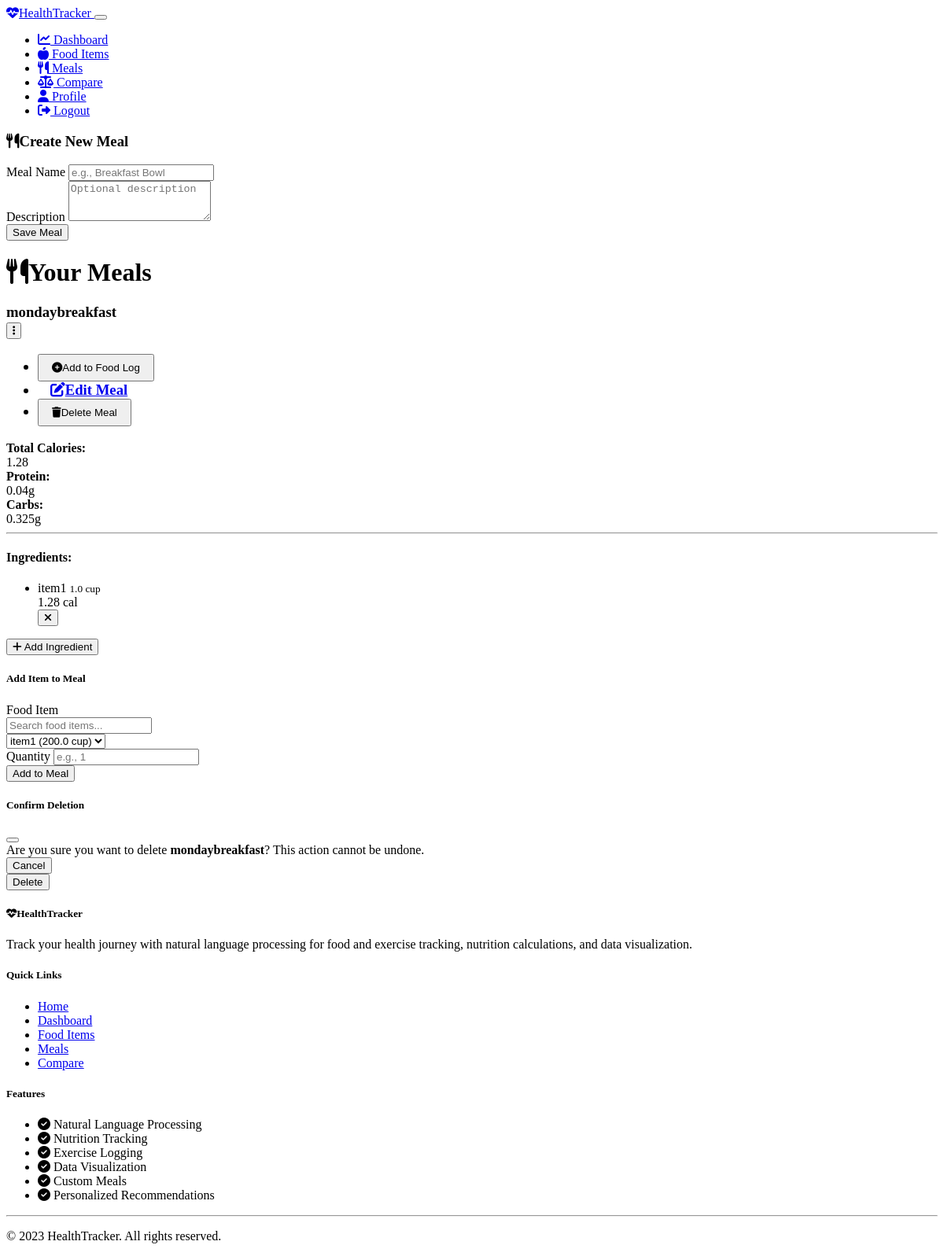
The page /meals (signed in) on the database its author committed.
### models.py (models this page shows, shortened)
class Meal(db.Model):
    id = db.Column(db.Integer, primary_key=True)
    user_id = db.Column(db.Integer, db.ForeignKey('user.id'), nullable=False)
    name = db.Column(db.String(100), nullable=False)
    description = db.Column(db.String(500))
    created_at = db.Column(db.DateTime,default=lambda: datetime.now(pytz.timezone('Asia/Kolkata')).date())
    meal_items = db.relationship('MealItem', backref='meal', lazy=True, cascade="all, delete-orphan")
    @property
    def total_calories(self):
        return sum(item.calories_total for item in self.meal_items)
    @property
    def total_protein(self):
        return sum(item.protein_total for item in self.meal_items)
    @property
    def total_carbs(self):
        return sum(item.carbs_total for item in self.meal_items)

class CustomItem(db.Model):
    id = db.Column(db.Integer, primary_key=True, autoincrement=True)
    user_id = db.Column(db.Integer, db.ForeignKey('user.id'), nullable=False)
    name = db.Column(db.String(200), nullable=False)
    description = db.Column(db.String(500), nullable=True)
    unit = db.Column(db.String(50), nullable=False)
    quantity = db.Column(db.Float, nullable=False)
    calories = db.Column(db.Float, nullable=False)
    protein = db.Column(db.Float, nullable=False)
    carbohydrates = db.Column(db.Float, nullable=False)
    fiber = db.Column(db.Float, nullable=False)
    sugar = db.Column(db.Float, nullable=False)
    sodium = db.Column(db.Float, nullable=False)
    created_at = db.Column(db.DateTime,default=lambda: datetime.now(pytz.timezone('Asia/Kolkata')).date())
    meal_items = db.relationship('MealItem', backref='custom_item', lazy=True)

class MealItem(db.Model):
    id = db.Column(db.Integer, primary_key=True)
    meal_id = db.Column(db.Integer, db.ForeignKey('meal.id'), nullable=False)
    custom_item_id = db.Column(db.Integer, db.ForeignKey('custom_item.id'), nullable=False)
    quantity = db.Column(db.Float, nullable=False)
    @property
    def calories_total(self):
        return self.custom_item.calories * (self.quantity / self.custom_item.quantity)
    @property
    def protein_total(self):
        return self.custom_item.protein * (self.quantity / self.custom_item.quantity)
    @property
    def carbs_total(self):
        return self.custom_item.carbohydrates * (self.quantity / self.custom_item.quantity)

### routes.py (the view)
@app.route('/meals')
@login_required
def meals():
    meal_form = MealForm()
    meal_item_form = MealItemForm()
    meal_item_form.custom_item_id.choices = [
        (item.id, f"{item.name} ({item.quantity} {item.unit})")
        for item in CustomItem.query.filter_by(user_id=current_user.id).order_by(CustomItem.name).all()
    ]
    meals = Meal.query.filter_by(user_id=current_user.id).order_by(Meal.name).all()
    return render_template('meals.html',
                          meals=meals,
                          meal_form=meal_form,
                          meal_item_form=meal_item_form)

### forms.py
class MealForm(FlaskForm):
    name = StringField('Meal Name', validators=[DataRequired()])
    description = TextAreaField('Description', validators=[Optional()])
    submit = SubmitField('Save Meal')

class MealItemForm(FlaskForm):
    custom_item_id = SelectField('Food Item', coerce=int, validators=[DataRequired()])
    quantity = FloatField('Quantity', validators=[DataRequired()])
    submit = SubmitField('Add to Meal')

### app.py (called while the page is built)
@login_manager.user_loader
def load_user(user_id):
    from models import User
    return User.query.get(int(user_id))

### templates/meals.html (shortened to what this page needs)
{% extends "base.html" %}
{% block content %}
<div class="row mb-4">
    <div class="col-md-4 mb-4">
        <div class="card border-0 shadow-sm h-100">
            <div class="card-header bg-transparent py-3">
                <h3 class="h5 mb-0"><i class="fas fa-utensils me-2"></i>Create New Meal</h3>
            </div>
            <div class="card-body p-4">
                <form method="POST" action="{{ url_for('add_meal') }}">
                    <div class="mb-3">
                        {{ meal_form.name.label(class="form-label") }}
                        {% if meal_form.name.errors %}
                            {{ meal_form.name(class="form-control is-invalid") }}
                            <div class="invalid-feedback">
                                {% for error in meal_form.name.errors %}
                                    {{ error }}
                                {% endfor %}
                            </div>
                        {% else %}
                            {{ meal_form.name(class="form-control", placeholder="e.g., Breakfast Bowl") }}
                        {% endif %}
                    </div>
                    <div class="mb-3">
                        {{ meal_form.description.label(class="form-label") }}
                        {% if meal_form.description.errors %}
                            {{ meal_form.description(class="form-control is-invalid", rows=3) }}
                            <div class="invalid-feedback">
                                {% for error in meal_form.description.errors %}
                                    {{ error }}
                                {% endfor %}
                            </div>
                        {% else %}
                            {{ meal_form.description(class="form-control", rows=3, placeholder="Optional description") }}
                        {% endif %}
                    </div>
                    <div class="d-grid">
                        {{ meal_form.submit(class="btn btn-primary") }}
                    </div>
                </form>
            </div>
        </div>
    </div>
    <div class="col-md-8 mb-4">
        <h1 class="mb-4"><i class="fas fa-utensils me-2"></i>Your Meals</h1>
        {% if meals %}
            <div class="row">
                {% for meal in meals %}
                    <div class="col-md-6 mb-4">
                        <div class="card border-0 shadow-sm h-100">
                            <div class="card-header bg-primary text-white py-3">
                                <h3 class="h5 mb-0 d-flex justify-content-between align-items-center">
                                    {{ meal.name }}
                                    <div class="dropdown">
                                        <button class="btn btn-sm btn-primary" type="button" id="mealMenuButton{{ meal.id }}" data-bs-toggle="dropdown" aria-expanded="false">
                                            <i class="fas fa-ellipsis-v"></i>
                                        </button>
                                        <ul class="dropdown-menu dropdown-menu-end" aria-labelledby="mealMenuButton{{ meal.id }}">
                                            <li>
                                                <form action="{{ url_for('add_meal_to_log', meal_id=meal.id) }}" method="POST">
                                                    <button class="dropdown-item" type="submit">
                                                        <i class="fas fa-plus-circle me-2"></i>Add to Food Log
                                                    </button>
                                                </form>
                                            </li>
                                            <li><a class="dropdown-item" href="{{ url_for('edit_meal', meal_id=meal.id) }}"><i class="fas fa-edit me-2"></i>Edit Meal</a></li>
                                            <li>
                                                <button class="dropdown-item text-danger" type="button" data-bs-toggle="modal" data-bs-target="#deleteMealModal{{ meal.id }}">
                                                    <i class="fas fa-trash me-2"></i>Delete Meal
                                                </button>
                                            </li>
                                        </ul>
                                    </div>
                                </h3>
                            </div>
                            <div class="card-body p-3">
                                <div class="d-flex justify-content-between mb-2">
                                    <div><strong>Total Calories:</strong></div>
                                    <div>{{ meal.total_calories }}</div>
                                </div>
                                <div class="d-flex justify-content-between mb-2">
                                    <div><strong>Protein:</strong></div>
                                    <div>{{ meal.total_protein }}g</div>
                                </div>
                                <div class="d-flex justify-content-between mb-2">
                                    <div><strong>Carbs:</strong></div>
                                    <div>{{ meal.total_carbs }}g</div>
                                </div>
                                <hr class="my-3">
                                <h4 class="h6 mb-3">Ingredients:</h4>
                                {% if meal.meal_items %}
                                    <ul class="list-group list-group-flush">
                                        {% for item in meal.meal_items %}
                                            <li class="list-group-item bg-transparent d-flex justify-content-between align-items-center px-0">
                                                <div>
                                                    <span>{{ item.custom_item.name }}</span>
                                                    <small class="text-muted d-block">{{ item.quantity }} {{ item.custom_item.unit }}</small>
                                                </div>
                                                <div class="d-flex align-items-center">
                                                    <span class="me-3">{{ item.calories_total }} cal</span>
                                                    <form action="{{ url_for('delete_meal_item', meal_item_id=item.id) }}" method="POST">
                                                        <button type="submit" class="btn btn-sm btn-outline-danger">
                                                            <i class="fas fa-times"></i>
                                                        </button>
                                                    </form>
                                                </div>
                                            </li>
                                        {% endfor %}
                                    </ul>
                                {% else %}
                                    <p class="text-muted">No items added to this meal yet.</p>
                                {% endif %}
                                <div class="mt-3">
                                    <button class="btn btn-sm btn-outline-primary w-100" type="button" data-bs-toggle="collapse" data-bs-target="#addIngredientCollapse{{ meal.id }}" aria-expanded="false" aria-controls="addIngredientCollapse{{ meal.id }}">
                                        <i class="fas fa-plus me-1"></i> Add Ingredient
                                    </button>
                                </div>
                                <div class="collapse mt-3" id="addIngredientCollapse{{ meal.id }}">
                                    <div class="card card-body bg-light">
                                        <h5 class="h6 mb-3">Add Item to Meal</h5>
                                        <form method="POST" action="{{ url_for('add_meal_item', meal_id=meal.id) }}">
                                            <div class="mb-3">
                                                {{ meal_item_form.custom_item_id.label(class="form-label") }}
                                                <div class="input-group">
                                                    <input type="text" id="food-search-{{ meal.id }}" class="form-control" placeholder="Search food items..." autocomplete="off">
                                                </div>
                                                {% if meal_item_form.custom_item_id.errors %}
                                                    {{ meal_item_form.custom_item_id(class="form-select is-invalid d-none") }}
                                                    <div class="invalid-feedback">
                                                        {% for error in meal_item_form.custom_item_id.errors %}
                                                            {{ error }}
                                                        {% endfor %}
                                                    </div>
                                                {% else %}
                                                    {{ meal_item_form.custom_item_id(class="form-select d-none") }}
                                                {% endif %}
                                            </div>
                                            <div class="mb-3">
                                                {{ meal_item_form.quantity.label(class="form-label") }}
                                                {% if meal_item_form.quantity.errors %}
                                                    {{ meal_item_form.quantity(class="form-control is-invalid") }}
                                                    <div class="invalid-feedback">
                                                        {% for error in meal_item_form.quantity.errors %}
                                                            {{ error }}
                                                        {% endfor %}
                                                    </div>
                                                {% else %}
                                                    {{ meal_item_form.quantity(class="form-control", placeholder="e.g., 1") }}
                                                {% endif %}
                                            </div>
                                            <div class="d-grid">
                                                {{ meal_item_form.submit(class="btn btn-primary") }}
                                            </div>
                                        </form>
                                    </div>
                                </div>
                            </div>
                        </div>
                        <div class="modal fade" id="deleteMealModal{{ meal.id }}" tabindex="-1" aria-labelledby="deleteMealModalLabel{{ meal.id }}" aria-hidden="true">
                            <div class="modal-dialog">
                                <div class="modal-content">
                                    <div class="modal-header">
                                        <h5 class="modal-title" id="deleteMealModalLabel{{ meal.id }}">Confirm Deletion</h5>
                                        <button type="button" class="btn-close" data-bs-dismiss="modal" aria-label="Close"></button>
                                    </div>
                                    <div class="modal-body">
                                        Are you sure you want to delete <strong>{{ meal.name }}</strong>? This action cannot be undone.
                                    </div>
                                    <div class="modal-footer">
                                        <button type="button" class="btn btn-secondary" data-bs-dismiss="modal">Cancel</button>
                                        <form action="{{ url_for('delete_meal', meal_id=meal.id) }}" method="POST">
                                            <button type="submit" class="btn btn-danger">Delete</button>
                                        </form>
                                    </div>
                                </div>
                            </div>
                        </div>
                    </div>
                {% endfor %}
            </div>
        {% else %}
            <div class="alert alert-info">
                <i class="fas fa-info-circle me-2"></i> You don't have any meals yet. Create your first meal using the form on the left!
            </div>
        {% endif %}
    </div>
</div>
{% endblock %}

### templates/meals.html (style rules this page uses)
.dropdown-item { white-space: normal; word-wrap: break-word; padding: 0.5rem 1rem; }

### rows shown on the page
Meal: name "mondaybreakfast", total_calories "1.28", total_protein "0.04", total_carbs "0.325", custom_item_id.label "Food Item", quantity.label "Quantity"
MealItem: custom_item.name "item1", quantity "1.0", custom_item.unit "cup", calories_total "1.28"

### other values the page prints
{{ meal_form.name.label(class="form-label") }} "Meal Name"
{{ meal_form.description.label(class="form-label") }} "Description"
